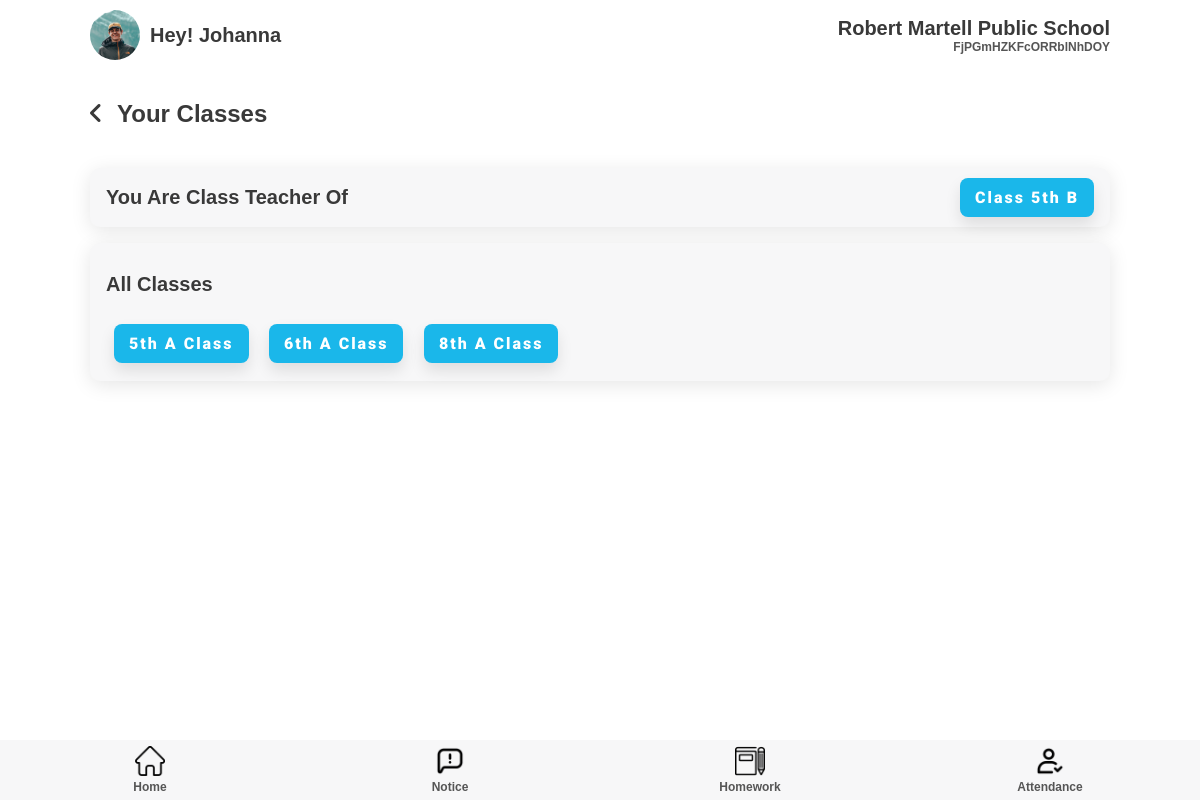
Screenshot of /teacher/yourClasses/ (signed in) with the database file from the repository.
### superadmin/models.py (models this page shows)
class school(models.Model):
    school = models.CharField(max_length=200, default='', blank=False, null=False)
    address = models.CharField(max_length=200)
    city = models.CharField(max_length=100)
    pin = models.IntegerField()
    state = models.CharField(max_length=50)
    country = models.CharField(max_length=50)
    regno = models.CharField(max_length=100)

### teacher/models.py (models this page shows)
class classSection(models.Model):
    Class = models.IntegerField()
    section = models.CharField(max_length=50)
    teacher = models.OneToOneField(teacher, on_delete=models.PROTECT)

class subject(models.Model):
    subject = models.CharField(max_length=50)
    Class = models.ForeignKey(classSection, on_delete=models.PROTECT)
    teacher = models.ForeignKey(teacher, on_delete=models.PROTECT)

### teacher/views.py (the view)
# urls.py: path('yourClasses/', views.YourClasses, name = 'yourClasses'),
def YourClasses(request):
    teacherobj = teacher.objects.get(user = request.user)
    school = teacherobj.school
    try:
        classTeacher = classSection.objects.get(teacher=request.user.id)
    except:
        classTeacher = None
    try:
        classes = subject.objects.filter(teacher=request.user.id)
    except:
        classes = None
    print(classTeacher)
    print(classes)
    return render(request, 'YourClasses.html', {'class': classTeacher, 'classes': classes, 'school': school})

### templates/teacher/YourClasses.html (shortened to what this page needs)
{% extends 'home.html' %}
{% load static %}
{% block extra-head %}
<link rel="stylesheet" href="{% static '/css/style.css' %}" />
<link rel="stylesheet" href="{% static '/css/YourClasses.css' %}" />
{% endblock extra-head %}
{% block content %}
{% if msg %} {{ msg }} {% else %}
<section id="main">
  <div class="class-heading">
    <span><i class="fas fa-angle-left"></i></span>
    <h1>Your Classes</h1>
  </div>
  {% if class is not None %}
  <section class="class-teacher">
    <div class="component-back">
      <h2>You are class teacher of</h2>
      <a href="{% url 'teacher:addStudent' class.id %}"
        ><button class="btn btn-md">Class {{ class.Class }}th {{ class.section }} </button></a
      >
    </div>
  </section>
  {% else %} You are not class teacher of any class. {% endif %}
  <section class="All-classes">
    <div class="component-back">
      <div class="all-class-heading"><h2>All classes</h2></div>
      <div class="all-class-buttons">
        {% for class in classes %}
        <a href="{% url 'teacher:classStudentList' class.Class.id %}"
          ><button class="btn btn-md class-btn">
            {{class.Class.Class}}th {% if class.id %}{{class.Class.section}}
            Class{% endif %}
          </button></a
        >
        {% endfor %}
      </div>
    </div>
  </section>
</section>
{% endif %} {% endblock content %}

### templates/teacher/home.html (shortened to what this page needs)
{% load static %}
<!DOCTYPE html>
<html lang="en">
  {% block head %}
  <head>
    <link
      rel="stylesheet"
      href="https://cdnjs.cloudflare.com/ajax/libs/font-awesome/6.0.0-beta2/css/all.min.css"
    />
    <link rel="stylesheet" href="{% static 'css/style.css' %}" />
    {% block extra-head %}{% endblock extra-head %}
  </head>
  {% endblock head %}
  <body>
    <section id="main">
      {% block nav %}
      <section id="nav">
        <nav class="top-navbar">
          <div class="topnav-profile">
            <div class="profile-picture">
              <img src="{% static 'img/profile.jpg' %}" />
            </div>
            <h2>Hey! <span id="topnav-username">{{ user.username }}</span></h2>
          </div>
          <div class="school-name">
            <h2><span id="schoolName">{{ school.school }}</span></h2>
            <h5 class="faded"><span id="schoolAddress">{{ school.address }}</span></h5>
          </div>
        </nav>
      </section>
    {% endblock nav %}
{% block content %}{% endblock content %}
      {% block nav-bottom %}
      <section id="bottom-nav">
        <nav class="bottom-navbar">
          <div class="nav-links">
            <div class="nav-button">
              <a href="{% url 'teacher:teacherhome' %}">
                <img src="{% static '/img/home.png' %}" />
                <h5 class="faded">Home</h5>
              </a>
            </div>
            <div class="nav-button">
              <a href="{% url 'notice:teacherNotice' "all" %}">
                <img src="{% static '/img/notice.png' %}" />
                <h5 class="faded">Notice</h5>
              </a>
            </div>
            <div class="nav-button">
              <a href="{% url 'homework:homeworkTeacher' %}">
                <img src="{% static 'img/homework.png' %}" />
                <h5 class="faded">Homework</h5>
              </a>
            </div>
            <div class="nav-button">
              <a href="{% url 'attendance:attendance' %}">
                <img src="{% static '/img/check.png' %}" />
                <h5 class="faded">Attendance</h5>
              </a>
            </div>
          </div>
        </nav>
      </section>
      {% endblock nav-bottom %}
    </section>
  </body>
</html>

### static/css/style.css (style rules this page uses)
:root { --dark-green: #1ab7ea; --light-green: #9cdabd; --dark-red: #fb3f4a; --light-red: #fb878e; --light-red: #2196f3; --light-grey: #f7f7f8; --dark-grey: #e7e7e8; --dark: #393939; --faded: #555555; --center-width: 85%; }
* { box-sizing: border-box; margin: 0; padding: 0; }
body { font-family: "Arial", sans-serif; -webkit-font-smoothing: antialiased; }
a { text-decoration: none; }
* { margin: 0; padding: 0; }
#main { margin: auto; margin-bottom: 60px; width: 100%; background-color: #fff; }
#nav { margin-bottom: 30px; }
.top-navbar { margin: auto; display: flex; justify-content: space-between; align-items: center; align-content: center; width: var(--center-width); }
.topnav-profile { display: flex; align-items: center; padding: 10px 0; }
.topnav-profile > h2 { margin: 0 10px; }
.profile-picture { height: 50px; width: 50px; }
.profile-picture img { height: 100%; width: 100%; border-radius: 50px; object-fit: cover; }
.school-name { display: flex; flex-direction: column; align-items: flex-end; }
.menu-list, .component-back { background-color: var(--light-grey); border-radius: 10px; display: flex; justify-content: space-between; align-items: center; margin: 1em 0; padding: 10px 16px; transition: all 0.5s ease 0s; box-shadow: 0px 4px 20px rgba(0, 0, 0, 0.1); }
.bottom-navbar { margin: auto; position: fixed; bottom: 0; background-color: var(--light-grey); height: 60px; width: 100%; }
.nav-links { margin: auto; width: var(--center-width); display: flex; justify-content: space-between; width: 100%; }
.nav-button { height: 60px; width: 25%; display: flex; flex-direction: column; justify-content: space-around; align-items: center; transition: all 0.3s ease-in-out 0.1s; }
.nav-button > a { width: 100%; text-align: center; }
.nav-button img { height: 30px; }
.btn { display: inline-block; background: var(--dark-green); color: #fff; padding: 10px 15px; min-width: 120px; font-size: 1rem; text-align: center; border: none; cursor: pointer; outline: none; box-shadow: 0px 8px 15px rgba(0, 0, 0, 0.1); transition: all 0.3s ease 0s; border-radius: 8px; letter-spacing: 2px; font-family: "Roboto", sans-serif; font-weight: 900; }
.btn-md { font-size: 1rem; }
h1 { color: var(--dark); text-transform: capitalize; font-size: 24px; font-weight: 600; }
h2 { color: var(--dark); text-transform: capitalize; font-size: 20px; font-weight: 600; }
h5 { color: var(--dark); font-size: 12px; font-weight: 600; }
.faded { color: var(--faded); }

### static/css/YourClasses.css (style rules this page uses)
.class-heading { width: 85%; margin: 0 auto 40px; display: flex; align-items: center; }
.class-heading h1 { margin-left: 15px; }
.class-heading span { font-size: 24px; color: #393939; }
.class-teacher, .All-classes { width: 85%; margin: 10px auto; }
.All-classes .component-back { display: block; }
.all-class-heading { margin: 20px 0; }
.all-class-buttons { align-items: center; }
.class-btn { margin: 0.5em; background: var(#393939); }

### rows the page displays
school: school "Robert Martell Public School", address "FjPGmHZKFcORRblNhDOY"
classSection: Class "5", section "B"
subject: Class.Class "5", Class.section "A"
subject: Class.Class "6", Class.section "A"
subject: Class.Class "8", Class.section "A"

### other values shown
{{ user.username }} "Johanna"
